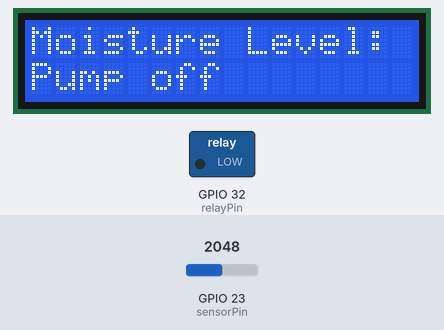
Recording of a sketch running on a simulated ESP32. On the bench: 16×2 character LCD, switched loads named in the sketch (green lamp = pin HIGH). Inputs (shaded band) come from the test bench; at power-on: GPIO 23 (sensorPin) = 2048. What the sketch prints to the serial monitor is not drawn.

Above: at 0.2 s.
1.3 s: GPIO 23 (sensorPin) set to 2399
7.3 s: GPIO 23 (sensorPin) set to 2518
At 9.0 s:
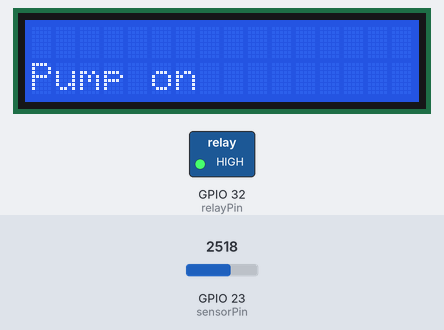
13.3 s: GPIO 23 (sensorPin) set to 2047
At 15.9 s:
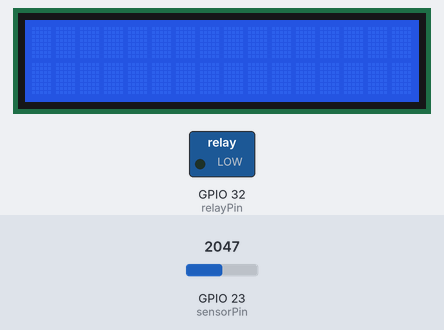
19.3 s: GPIO 23 (sensorPin) set to 2866
At 22.2 s:
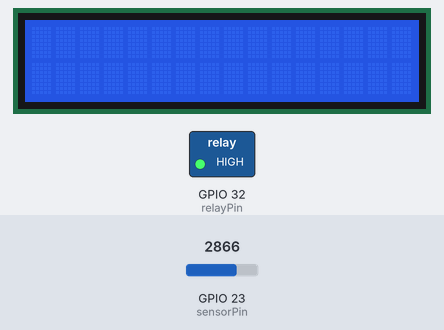
Timing chart, 0 to 23.7 s (numbered marks = the images above; inputs shaded):
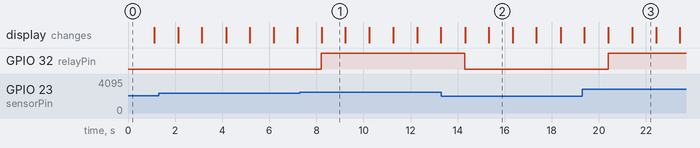

The sketch:

soilMoisture3.ino
```cpp
#include <LiquidCrystal_I2C.h>

LiquidCrystal_I2C lcd(0x27, 16, 2); // I2C address 0x27, 16 columns, 2 rows

const int sensorPin = 23;      // Analog pin for soil moisture sensor
const int relayPin = 32;       // Digital pin to control the relay module

const int moistureThreshold = 600; // Threshold value for turning the pump on/off

void setup() {
  Serial.begin(9600);
  pinMode(sensorPin, INPUT);
  pinMode(relayPin, OUTPUT);
  digitalWrite(relayPin, LOW);  // Initially turn off the relay

  lcd.begin(); // Initialize the LCD
  lcd.backlight();  // Turn on the LCD backlight
  lcd.setCursor(0, 0);
  lcd.print("Moisture Level:");
}

void loop() {
  // Read raw sensor value
  int rawSensorValue = analogRead(sensorPin);

  // Map the raw sensor value to the desired range (optional if you already calibrated the sensor)
  int mappedValue = map(rawSensorValue, 0, 1023, 0, 250);

  // Print the moisture value on the LCD
  lcd.setCursor(0, 1);
  lcd.print("                "); // Clear previous value
  lcd.setCursor(0, 1);
  lcd.print(mappedValue);

  // Print the moisture value to the Serial Monitor
  Serial.print("Moisture: ");
  Serial.println(mappedValue);

  // Turn the relay on or off based on the moisture value
  if (mappedValue > moistureThreshold) {
    digitalWrite(relayPin, HIGH); // Turn on the relay, which turns on the pump
    Serial.println("Pump ON");
    lcd.setCursor(0, 2);
    lcd.print("Pump on");
    delay(1000);
    lcd.clear();
    // lcd.print("                "); // Clear previous value


  } else {
    digitalWrite(relayPin, LOW);  // Turn off the relay, which turns off the pump
    Serial.println("Pump OFF");
    lcd.setCursor(0, 2);
    lcd.print("Pump off");
    delay(1000);
    lcd.clear();


    // lcd.print("                "); // Clear previous value

  }

  delay(1000);
}
```

Measured:
- the behaviour switches between 2459 and 2460 on GPIO 23 (sensorPin) (found by bisection; images 0 and 1)
- after the input at 7.3 s, GPIO 32 (relayPin): LOW → HIGH after 0.92 s; the display: changes after 0.93 s (image 1)
- after the input at 13.3 s, GPIO 32 (relayPin): HIGH → LOW after 1.0 s; the display: first changes after 1.0 s (image 2 shows a later state)
- after the input at 19.3 s, GPIO 32 (relayPin): LOW → HIGH after 1.1 s; the display: first differs from a run without the input after 1.1 s (image 3 shows a later state)
- what the display in image 1 shows lasts 1.0 s, from 8.2 s to 9.2 s
